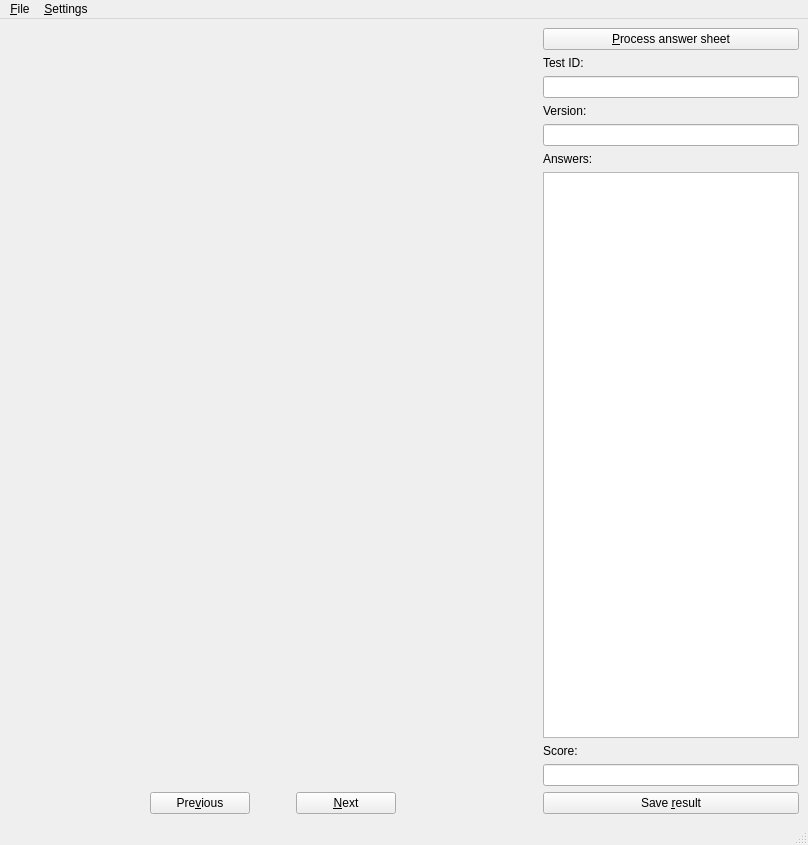
<?xml version="1.0" encoding="UTF-8"?>
<ui version="4.0">
 <class>MainWindow</class>
 <widget class="QMainWindow" name="MainWindow">
  <property name="geometry">
   <rect>
    <x>0</x>
    <y>0</y>
    <width>808</width>
    <height>845</height>
   </rect>
  </property>
  <property name="windowTitle">
   <string>Answer sheet OMR</string>
  </property>
  <widget class="QWidget" name="centralWidget">
   <layout class="QVBoxLayout" name="verticalLayout_2">
    <item>
     <layout class="QHBoxLayout" name="horizontalLayout_2">
      <item>
       <layout class="QVBoxLayout" name="verticalLayout_3">
        <item>
         <widget class="QLabel" name="imageView">
          <property name="sizePolicy">
           <sizepolicy hsizetype="Expanding" vsizetype="Expanding">
            <horstretch>0</horstretch>
            <verstretch>0</verstretch>
           </sizepolicy>
          </property>
          <property name="minimumSize">
           <size>
            <width>300</width>
            <height>425</height>
           </size>
          </property>
          <property name="text">
           <string notr="true"/>
          </property>
          <property name="textFormat">
           <enum>Qt::PlainText</enum>
          </property>
          <property name="scaledContents">
           <bool>false</bool>
          </property>
          <property name="alignment">
           <set>Qt::AlignCenter</set>
          </property>
         </widget>
        </item>
        <item>
         <layout class="QHBoxLayout" name="horizontalLayout">
          <item>
           <spacer name="horizontalSpacer">
            <property name="orientation">
             <enum>Qt::Horizontal</enum>
            </property>
            <property name="sizeHint" stdset="0">
             <size>
              <width>40</width>
              <height>20</height>
             </size>
            </property>
           </spacer>
          </item>
          <item>
           <widget class="QPushButton" name="prevButton">
            <property name="minimumSize">
             <size>
              <width>100</width>
              <height>0</height>
             </size>
            </property>
            <property name="text">
             <string>Pre&amp;vious</string>
            </property>
           </widget>
          </item>
          <item>
           <spacer name="horizontalSpacer_3">
            <property name="orientation">
             <enum>Qt::Horizontal</enum>
            </property>
            <property name="sizeType">
             <enum>QSizePolicy::Fixed</enum>
            </property>
            <property name="sizeHint" stdset="0">
             <size>
              <width>40</width>
              <height>20</height>
             </size>
            </property>
           </spacer>
          </item>
          <item>
           <widget class="QPushButton" name="nextButton">
            <property name="minimumSize">
             <size>
              <width>100</width>
              <height>0</height>
             </size>
            </property>
            <property name="text">
             <string>&amp;Next</string>
            </property>
           </widget>
          </item>
          <item>
           <spacer name="horizontalSpacer_2">
            <property name="orientation">
             <enum>Qt::Horizontal</enum>
            </property>
            <property name="sizeHint" stdset="0">
             <size>
              <width>40</width>
              <height>20</height>
             </size>
            </property>
           </spacer>
          </item>
         </layout>
        </item>
       </layout>
      </item>
      <item>
       <layout class="QVBoxLayout" name="verticalLayout">
        <property name="sizeConstraint">
         <enum>QLayout::SetDefaultConstraint</enum>
        </property>
        <item>
         <widget class="QPushButton" name="processButton">
          <property name="sizePolicy">
           <sizepolicy hsizetype="Maximum" vsizetype="Fixed">
            <horstretch>0</horstretch>
            <verstretch>0</verstretch>
           </sizepolicy>
          </property>
          <property name="minimumSize">
           <size>
            <width>200</width>
            <height>0</height>
           </size>
          </property>
          <property name="maximumSize">
           <size>
            <width>300</width>
            <height>16777215</height>
           </size>
          </property>
          <property name="text">
           <string>&amp;Process answer sheet</string>
          </property>
         </widget>
        </item>
        <item>
         <widget class="QLabel" name="label_2">
          <property name="text">
           <string>Test ID:</string>
          </property>
         </widget>
        </item>
        <item>
         <widget class="QLineEdit" name="idText">
          <property name="sizePolicy">
           <sizepolicy hsizetype="Maximum" vsizetype="Fixed">
            <horstretch>0</horstretch>
            <verstretch>0</verstretch>
           </sizepolicy>
          </property>
          <property name="minimumSize">
           <size>
            <width>200</width>
            <height>0</height>
           </size>
          </property>
          <property name="maximumSize">
           <size>
            <width>300</width>
            <height>16777215</height>
           </size>
          </property>
          <property name="readOnly">
           <bool>true</bool>
          </property>
         </widget>
        </item>
        <item>
         <widget class="QLabel" name="label_3">
          <property name="text">
           <string>Version:</string>
          </property>
         </widget>
        </item>
        <item>
         <widget class="QLineEdit" name="versionText">
          <property name="sizePolicy">
           <sizepolicy hsizetype="Maximum" vsizetype="Fixed">
            <horstretch>0</horstretch>
            <verstretch>0</verstretch>
           </sizepolicy>
          </property>
          <property name="minimumSize">
           <size>
            <width>200</width>
            <height>0</height>
           </size>
          </property>
          <property name="maximumSize">
           <size>
            <width>300</width>
            <height>16777215</height>
           </size>
          </property>
          <property name="readOnly">
           <bool>true</bool>
          </property>
         </widget>
        </item>
        <item>
         <widget class="QLabel" name="label">
          <property name="text">
           <string>Answers:</string>
          </property>
         </widget>
        </item>
        <item>
         <widget class="QListWidget" name="answerList">
          <property name="sizePolicy">
           <sizepolicy hsizetype="Maximum" vsizetype="Expanding">
            <horstretch>0</horstretch>
            <verstretch>0</verstretch>
           </sizepolicy>
          </property>
          <property name="minimumSize">
           <size>
            <width>200</width>
            <height>0</height>
           </size>
          </property>
          <property name="maximumSize">
           <size>
            <width>300</width>
            <height>16777215</height>
           </size>
          </property>
          <property name="editTriggers">
           <set>QAbstractItemView::NoEditTriggers</set>
          </property>
          <property name="alternatingRowColors">
           <bool>true</bool>
          </property>
         </widget>
        </item>
        <item>
         <widget class="QLabel" name="label_4">
          <property name="text">
           <string>Score:</string>
          </property>
         </widget>
        </item>
        <item>
         <widget class="QLineEdit" name="scoreText">
          <property name="sizePolicy">
           <sizepolicy hsizetype="Maximum" vsizetype="Fixed">
            <horstretch>0</horstretch>
            <verstretch>0</verstretch>
           </sizepolicy>
          </property>
          <property name="minimumSize">
           <size>
            <width>200</width>
            <height>0</height>
           </size>
          </property>
          <property name="maximumSize">
           <size>
            <width>300</width>
            <height>16777215</height>
           </size>
          </property>
          <property name="readOnly">
           <bool>true</bool>
          </property>
         </widget>
        </item>
        <item>
         <widget class="QPushButton" name="saveResultButton">
          <property name="sizePolicy">
           <sizepolicy hsizetype="Maximum" vsizetype="Fixed">
            <horstretch>0</horstretch>
            <verstretch>0</verstretch>
           </sizepolicy>
          </property>
          <property name="minimumSize">
           <size>
            <width>200</width>
            <height>0</height>
           </size>
          </property>
          <property name="maximumSize">
           <size>
            <width>300</width>
            <height>16777215</height>
           </size>
          </property>
          <property name="text">
           <string>Save &amp;result</string>
          </property>
         </widget>
        </item>
       </layout>
      </item>
     </layout>
    </item>
   </layout>
  </widget>
  <widget class="QMenuBar" name="menubar">
   <property name="geometry">
    <rect>
     <x>0</x>
     <y>0</y>
     <width>808</width>
     <height>32</height>
    </rect>
   </property>
   <widget class="QMenu" name="menuFile">
    <property name="title">
     <string>&amp;File</string>
    </property>
    <widget class="QMenu" name="menu_Open_recent">
     <property name="title">
      <string>Open recent</string>
     </property>
    </widget>
    <addaction name="action_Open_PDF_collection"/>
    <addaction name="action_Open_image"/>
    <addaction name="menu_Open_recent"/>
    <addaction name="separator"/>
    <addaction name="action_Quit"/>
   </widget>
   <widget class="QMenu" name="menu_Settings">
    <property name="title">
     <string>&amp;Settings</string>
    </property>
    <addaction name="action_Set_template_file"/>
    <addaction name="action_Set_grading_R_file"/>
    <addaction name="action_Set_student_records_file"/>
   </widget>
   <addaction name="menuFile"/>
   <addaction name="menu_Settings"/>
  </widget>
  <widget class="QStatusBar" name="statusbar"/>
  <action name="action_Open_image">
   <property name="text">
    <string>Open &amp;image</string>
   </property>
   <property name="shortcut">
    <string>Ctrl+I</string>
   </property>
  </action>
  <action name="action_Open_PDF_collection">
   <property name="text">
    <string>&amp;Open PDF collection</string>
   </property>
   <property name="shortcut">
    <string>Ctrl+O</string>
   </property>
  </action>
  <action name="action_Quit">
   <property name="text">
    <string>&amp;Quit</string>
   </property>
   <property name="shortcut">
    <string>Ctrl+Q</string>
   </property>
  </action>
  <action name="action_Set_template_file">
   <property name="text">
    <string>Set template file</string>
   </property>
   <property name="shortcut">
    <string>Ctrl+T</string>
   </property>
  </action>
  <action name="action_Set_grading_R_file">
   <property name="text">
    <string>Set grading R file</string>
   </property>
   <property name="shortcut">
    <string>Ctrl+R</string>
   </property>
  </action>
  <action name="action_Set_student_records_file">
   <property name="text">
    <string>Set student records file</string>
   </property>
  </action>
 </widget>
 <resources/>
 <connections>
  <connection>
   <sender>action_Quit</sender>
   <signal>triggered()</signal>
   <receiver>MainWindow</receiver>
   <slot>close()</slot>
   <hints>
    <hint type="sourcelabel">
     <x>-1</x>
     <y>-1</y>
    </hint>
    <hint type="destinationlabel">
     <x>403</x>
     <y>422</y>
    </hint>
   </hints>
  </connection>
 </connections>
</ui>
